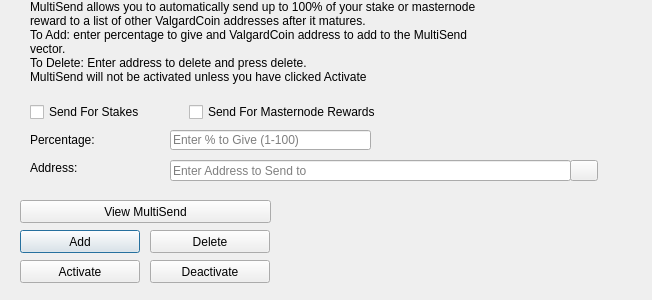
<?xml version="1.0" encoding="UTF-8"?>
<ui version="4.0">
 <class>MultiSendDialog</class>
 <widget class="QDialog" name="MultiSendDialog">
  <property name="windowModality">
   <enum>Qt::NonModal</enum>
  </property>
  <property name="geometry">
   <rect>
    <x>0</x>
    <y>0</y>
    <width>652</width>
    <height>300</height>
   </rect>
  </property>
  <property name="windowTitle">
   <string>MultiSend</string>
  </property>
  <widget class="QLineEdit" name="multiSendPercentEdit">
   <property name="geometry">
    <rect>
     <x>170</x>
     <y>130</y>
     <width>201</width>
     <height>20</height>
    </rect>
   </property>
   <property name="toolTip">
    <string>Enter whole numbers 1 - 100</string>
   </property>
   <property name="placeholderText">
    <string>Enter % to Give (1-100)</string>
   </property>
  </widget>
  <widget class="QLineEdit" name="multiSendAddressEdit">
   <property name="geometry">
    <rect>
     <x>170</x>
     <y>160</y>
     <width>401</width>
     <height>21</height>
    </rect>
   </property>
   <property name="toolTip">
    <string/>
   </property>
   <property name="placeholderText">
    <string>Enter Address to Send to</string>
   </property>
  </widget>
  <widget class="QLabel" name="label_2">
   <property name="geometry">
    <rect>
     <x>30</x>
     <y>0</y>
     <width>451</width>
     <height>121</height>
    </rect>
   </property>
   <property name="lineWidth">
    <number>1</number>
   </property>
   <property name="text">
    <string>MultiSend allows you to automatically send up to 100% of your stake or masternode reward to a list of other ValgardCoin addresses after it matures.
To Add: enter percentage to give and ValgardCoin address to add to the MultiSend vector.
To Delete: Enter address to delete and press delete.
MultiSend will not be activated unless you have clicked Activate</string>
   </property>
   <property name="alignment">
    <set>Qt::AlignLeading|Qt::AlignLeft|Qt::AlignTop</set>
   </property>
   <property name="wordWrap">
    <bool>true</bool>
   </property>
  </widget>
  <widget class="QLabel" name="message">
   <property name="geometry">
    <rect>
     <x>290</x>
     <y>200</y>
     <width>351</width>
     <height>91</height>
    </rect>
   </property>
   <property name="text">
    <string/>
   </property>
  </widget>
  <widget class="QPushButton" name="addButton">
   <property name="geometry">
    <rect>
     <x>20</x>
     <y>230</y>
     <width>120</width>
     <height>23</height>
    </rect>
   </property>
   <property name="toolTip">
    <string/>
   </property>
   <property name="statusTip">
    <string>Add to MultiSend Vector</string>
   </property>
   <property name="text">
    <string>Add</string>
   </property>
  </widget>
  <widget class="QPushButton" name="disableButton">
   <property name="geometry">
    <rect>
     <x>150</x>
     <y>260</y>
     <width>120</width>
     <height>23</height>
    </rect>
   </property>
   <property name="statusTip">
    <string>Deactivate MultiSend</string>
   </property>
   <property name="text">
    <string>Deactivate</string>
   </property>
  </widget>
  <widget class="QPushButton" name="addressBookButton">
   <property name="geometry">
    <rect>
     <x>570</x>
     <y>160</y>
     <width>28</width>
     <height>21</height>
    </rect>
   </property>
   <property name="toolTip">
    <string>Choose an address from the address book</string>
   </property>
   <property name="text">
    <string/>
   </property>
   <property name="icon">
    <iconset resource="../valgardcoin.qrc">
     <normaloff>:/icons/address-book</normaloff>:/icons/address-book</iconset>
   </property>
   <property name="shortcut">
    <string>Alt+A</string>
   </property>
   <property name="autoDefault">
    <bool>false</bool>
   </property>
  </widget>
  <widget class="QLabel" name="label">
   <property name="geometry">
    <rect>
     <x>30</x>
     <y>130</y>
     <width>121</width>
     <height>20</height>
    </rect>
   </property>
   <property name="toolTip">
    <string>Percentage of stake to send</string>
   </property>
   <property name="text">
    <string>Percentage:</string>
   </property>
  </widget>
  <widget class="QLabel" name="label_5">
   <property name="geometry">
    <rect>
     <x>30</x>
     <y>160</y>
     <width>111</width>
     <height>16</height>
    </rect>
   </property>
   <property name="toolTip">
    <string>Address to send portion of stake to</string>
   </property>
   <property name="text">
    <string>Address:</string>
   </property>
  </widget>
  <widget class="QPushButton" name="deleteButton">
   <property name="geometry">
    <rect>
     <x>150</x>
     <y>230</y>
     <width>120</width>
     <height>23</height>
    </rect>
   </property>
   <property name="toolTip">
    <string/>
   </property>
   <property name="statusTip">
    <string>Delete Address From MultiSend Vector</string>
   </property>
   <property name="text">
    <string>Delete</string>
   </property>
  </widget>
  <widget class="QPushButton" name="activateButton">
   <property name="geometry">
    <rect>
     <x>20</x>
     <y>260</y>
     <width>120</width>
     <height>23</height>
    </rect>
   </property>
   <property name="statusTip">
    <string>Activate MultiSend</string>
   </property>
   <property name="text">
    <string>Activate</string>
   </property>
  </widget>
  <widget class="QPushButton" name="viewButton">
   <property name="geometry">
    <rect>
     <x>20</x>
     <y>200</y>
     <width>251</width>
     <height>23</height>
    </rect>
   </property>
   <property name="toolTip">
    <string/>
   </property>
   <property name="statusTip">
    <string>View MultiSend Vector</string>
   </property>
   <property name="text">
    <string>View MultiSend</string>
   </property>
  </widget>
  <widget class="QWidget" name="horizontalLayoutWidget">
   <property name="geometry">
    <rect>
     <x>30</x>
     <y>100</y>
     <width>351</width>
     <height>24</height>
    </rect>
   </property>
   <layout class="QHBoxLayout" name="horizontalLayout">
    <item>
     <widget class="QCheckBox" name="multiSendStakeCheckBox">
      <property name="text">
       <string>Send For Stakes</string>
      </property>
     </widget>
    </item>
    <item>
     <widget class="QCheckBox" name="multiSendMasternodeCheckBox">
      <property name="text">
       <string>Send For Masternode Rewards</string>
      </property>
     </widget>
    </item>
   </layout>
  </widget>
 </widget>
 <resources>
  <include location="../valgardcoin.qrc"/>
 </resources>
 <connections/>
</ui>
